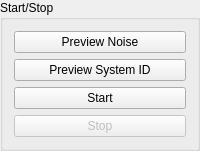
      <widget class="QGroupBox" name="start_stop_groupbox">
       <property name="sizePolicy">
        <sizepolicy hsizetype="Minimum" vsizetype="Preferred">
         <horstretch>0</horstretch>
         <verstretch>0</verstretch>
        </sizepolicy>
       </property>
       <property name="title">
        <string>Start/Stop</string>
       </property>
       <layout class="QGridLayout" name="gridLayout">
        <item row="0" column="0">
         <widget class="QPushButton" name="preview_noise_button">
          <property name="toolTip">
           <string>&lt;html&gt;&lt;head/&gt;&lt;body&gt;&lt;p&gt;&lt;span style=&quot; font-weight:600;&quot;&gt;Preview Noise&lt;/span&gt;&lt;/p&gt;&lt;p&gt;Starts the noise identification of the system identification process in preview mode.  No excitation will be applied to the shakers.  The preview will continue until stopped manually.&lt;/p&gt;&lt;/body&gt;&lt;/html&gt;</string>
          </property>
          <property name="text">
           <string>Preview Noise</string>
          </property>
         </widget>
        </item>
        <item row="1" column="0">
         <widget class="QPushButton" name="preview_system_id_button">
          <property name="toolTip">
           <string>&lt;html&gt;&lt;head/&gt;&lt;body&gt;&lt;p&gt;&lt;span style=&quot; font-weight:600;&quot;&gt;Preview System Identification&lt;/span&gt;&lt;/p&gt;&lt;p&gt;Starts the system identification process in preview mode with excitation applied to the shakers.  The preview will continue until stopped manually.&lt;/p&gt;&lt;/body&gt;&lt;/html&gt;</string>
          </property>
          <property name="text">
           <string>Preview System ID</string>
          </property>
         </widget>
        </item>
        <item row="3" column="0">
         <widget class="QPushButton" name="stop_button">
          <property name="enabled">
           <bool>false</bool>
          </property>
          <property name="toolTip">
           <string>&lt;html&gt;&lt;head/&gt;&lt;body&gt;&lt;p&gt;&lt;span style=&quot; font-weight:600;&quot;&gt;Stop&lt;/span&gt;&lt;/p&gt;&lt;p&gt;Manually stops the system identification process.&lt;/p&gt;&lt;/body&gt;&lt;/html&gt;</string>
          </property>
          <property name="text">
           <string>Stop</string>
          </property>
         </widget>
        </item>
        <item row="2" column="0">
         <widget class="QPushButton" name="start_button">
          <property name="toolTip">
           <string>&lt;html&gt;&lt;head/&gt;&lt;body&gt;&lt;p&gt;&lt;span style=&quot; font-weight:600;&quot;&gt;Start&lt;/span&gt;&lt;/p&gt;&lt;p&gt;Starts the full system identification process, including noise characterization and transfer function computation.  Each step will stop automatically when the requested number of averages has been acquired.&lt;/p&gt;&lt;/body&gt;&lt;/html&gt;</string>
          </property>
          <property name="text">
           <string>Start</string>
          </property>
         </widget>
        </item>
       </layout>
      </widget>
